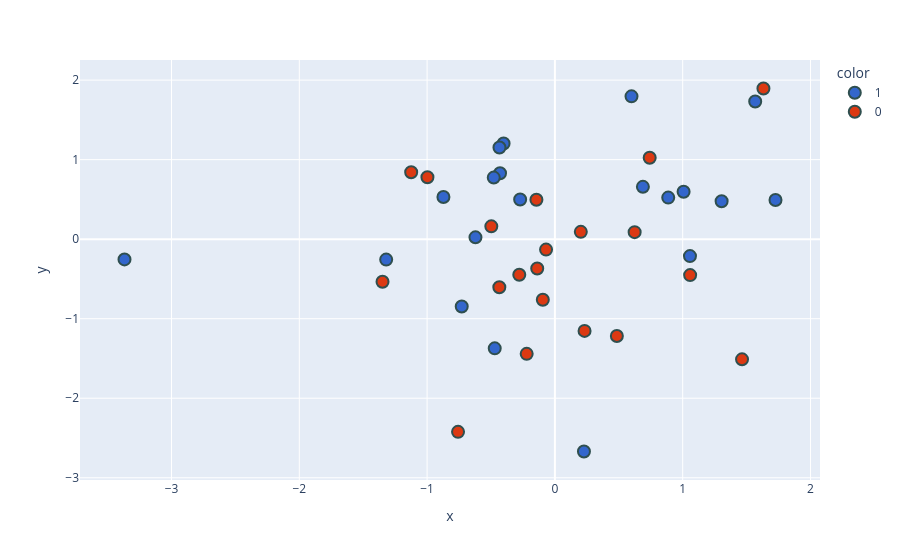

Notebook code cell kept with this figure:
### Code cell
new_df['target'] = new_df['target'].astype('str')
fig = px.scatter(x=new_df['PC1'],
                 y=new_df['PC2'],
                 color=new_df['target'],
                 color_discrete_sequence=px.colors.qualitative.G10
                )

fig.update_traces(marker=dict(size=12,
                              line=dict(width=2,
                                        color='DarkSlateGrey')),
                  selector=dict(mode='markers'))
fig.show()

### Figure 1 — Plotly figure (JSON) as saved in the notebook; plotly's stock layout.template omitted (floating-point values rounded to 4 significant figures)
{"data": [{"hovertemplate": "color=1<br>x=%{x}<br>y=%{y}<extra></extra>", "legendgroup": "1", "marker": {"color": "#3366CC", "line": {"color": "DarkSlateGrey", "width": 2}, "size": 12, "symbol": "circle"}, "mode": "markers", "name": "1", "orientation": "v", "showlegend": true, "type": "scatter", "x": [0.5994, 1.057, -0.2719, -0.6216, 1.567, -1.32, -0.4708, -0.4015, -0.4337, 0.2273, 1.007, 1.726, -0.4294, 0.8867, -0.8722, -3.368, 0.6886, -0.4784, 1.305, -0.729], "xaxis": "x", "y": [1.796, -0.2127, 0.4982, 0.02311, 1.731, -0.257, -1.373, 1.203, 1.153, -2.67, 0.596, 0.4925, 0.8293, 0.5227, 0.5307, -0.2546, 0.6581, 0.7744, 0.4766, -0.8465], "yaxis": "y"}, {"hovertemplate": "color=0<br>x=%{x}<br>y=%{y}<extra></extra>", "legendgroup": "0", "marker": {"color": "#DC3912", "line": {"color": "DarkSlateGrey", "width": 2}, "size": 12, "symbol": "circle"}, "mode": "markers", "name": "0", "orientation": "v", "showlegend": true, "type": "scatter", "x": [-0.06918, 0.4848, 1.058, 0.7417, 0.2028, -0.7579, -0.1383, -0.2208, -1.125, -0.4348, 0.2321, 1.464, -1.349, -0.2787, 1.632, -0.1446, 0.624, -0.9974, -0.4975, -0.09456], "xaxis": "x", "y": [-0.131, -1.218, -0.452, 1.024, 0.09181, -2.423, -0.3684, -1.442, 0.8422, -0.6038, -1.153, -1.511, -0.5361, -0.4476, 1.895, 0.4949, 0.08837, 0.7789, 0.1614, -0.7616], "yaxis": "y"}], "layout": {"legend": {"title": {"text": "color"}, "tracegroupgap": 0}, "margin": {"t": 60}, "xaxis": {"anchor": "y", "domain": [0, 1], "title": {"text": "x"}}, "yaxis": {"anchor": "x", "domain": [0, 1], "title": {"text": "y"}}}}
